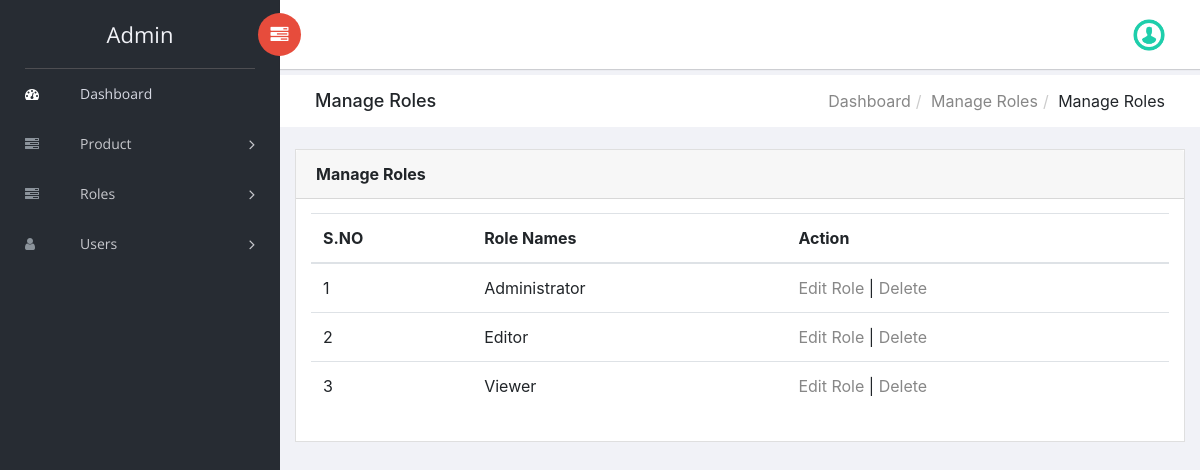
The page /Task/manage-roles.php (signed in) on the database its author committed.
### tables this page shows
CREATE TABLE `tblroles` (
  `role_id` int(11) NOT NULL,
  `role_name` varchar(255) NOT NULL
);

### Task/manage-roles.php (the view, shortened to what this page needs)
<?php
include('includes/dbconnection.php');
if (strlen($_SESSION['ccmsaid']==0)) {
  header('location:logout.php');
  } else{
  ?>
<!doctype html>
<html class="no-js" lang="en">
<head>
    <link rel="stylesheet" href="vendors/bootstrap/dist/css/bootstrap.min.css">
    <link rel="stylesheet" href="vendors/font-awesome/css/font-awesome.min.css">
    <link rel="stylesheet" href="vendors/themify-icons/css/themify-icons.css">
    <link rel="stylesheet" href="vendors/flag-icon-css/css/flag-icon.min.css">
    <link rel="stylesheet" href="vendors/selectFX/css/cs-skin-elastic.css">
    <link rel="stylesheet" href="assets/css/style.css">
</head>
<body>
    <?php include_once('includes/sidebar.php');?>
    <div id="right-panel" class="right-panel">
        <?php include_once('includes/header.php');?>
        <div class="breadcrumbs">
            <div class="col-sm-4">
                <div class="page-header float-left">
                    <div class="page-title">
                        <h1>Manage Roles</h1>
                    </div>
                </div>
            </div>
            <div class="col-sm-8">
                <div class="page-header float-right">
                    <div class="page-title">
                        <ol class="breadcrumb text-right">
                            <li><a href="dashboard.php">Dashboard</a></li>
                            <li><a href="manage-computer.php">Manage Roles</a></li>
                            <li class="active">Manage Roles</li>
                        </ol>
                    </div>
                </div>
            </div>
        </div>
        <div class="content mt-3">
            <div class="animated fadeIn">
                <div class="row">
                    <div class="col-lg-12">
                        <div class="card">
                            <div class="card-header">
                                <strong class="card-title">Manage Roles</strong>
                            </div>
                            <div class="card-body">
                                <table class="table">
                                    <thead>
                                        <tr>
                                            <tr>
                  <th>S.NO</th>
                  <th>Role Names</th>
                   <th>Action</th>
                </tr>
                                        </tr>
                                        </thead>
                                    <?php
$ret=mysqli_query($con,"select *from tblroles");
$cnt=1;
while ($row=mysqli_fetch_array($ret)) {
?>
                <tr>
                  <td><?php echo $cnt;?></td>
                  <td><?php  echo $row['role_name'];?></td>
                  <td><a href="edit-role-detail.php?editid=<?php echo $row['role_id'];?>">Edit Role</a> | <a href="?delete_id=<?php echo $row['role_id']?>">Delete</a></td>
                </tr>
                <?php
$cnt=$cnt+1;
}?>
                                </table>
                            </div>
                        </div>
                    </div>
                </div>
            </div>
        </div>
    </div>
</body>
</html>
<?php }  ?>

### Task/includes/sidebar.php (shortened to what this page needs)
<aside id="left-panel" class="left-panel">
        <nav class="navbar navbar-expand-sm navbar-default">
<?php
$adminid=$_SESSION['ccmsaid'];
$ret=mysqli_query($con,"select UserName from tbladmin where ID='$adminid'");
$row=mysqli_fetch_array($ret);
$name=$row['UserName'];
?>
            <div class="navbar-header">
                <a class="navbar-brand" href="dashboard.php"> <?php echo $name; ?></a>
            </div>
            <div id="main-menu" class="main-menu collapse navbar-collapse">
                <ul class="nav navbar-nav">
                    <li class="active">
                        <a href="dashboard.php"> <i class="menu-icon fa fa-dashboard"></i>Dashboard </a>
                    </li>
<li class="menu-item-has-children dropdown">
                        <a href="#" class="dropdown-toggle" data-toggle="dropdown" aria-haspopup="true" aria-expanded="false"> <i class="menu-icon fa fa-tasks"></i>Product</a>
                    </li>
<li class="menu-item-has-children dropdown">
                        <a href="#" class="dropdown-toggle" data-toggle="dropdown" aria-haspopup="true" aria-expanded="false"> <i class="menu-icon fa fa-tasks"></i>Roles</a>
                    </li>
 <li class="menu-item-has-children dropdown">
                        <a href="add-users.php" class="dropdown-toggle" data-toggle="dropdown" aria-haspopup="true" aria-expanded="false"> <i class="menu-icon fa fa-user"></i>Users</a>
                    </li>
                </ul>
            </div>
        </nav>
    </aside>

### Task/includes/header.php (shortened to what this page needs)
<header id="header" class="header">
           <div class="header-menu">
               <div class="col-sm-7">
                   <a id="menuToggle" class="menutoggle pull-left"><i class="fa fa fa-tasks"></i></a>
               </div>
               <div class="col-sm-5">
                   <div class="user-area dropdown float-right">
                       <a href="#" class="dropdown-toggle" data-toggle="dropdown" aria-haspopup="true" aria-expanded="false">
                           <img class="user-avatar rounded-circle" src="images/images.png" alt="User Avatar">
                       </a>
                   </div>
               </div>
           </div>
       </header>

### rows shown on the page
tblroles: role_name "Administrator"
tblroles: role_name "Editor"
tblroles: role_name "Viewer"

### other values the page prints
$name "Admin"
